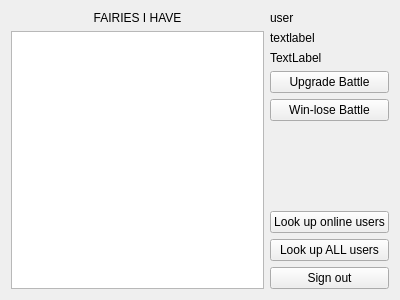
<?xml version="1.0" encoding="UTF-8"?>
<ui version="4.0">
 <class>userForm</class>
 <widget class="QWidget" name="userForm">
  <property name="geometry">
   <rect>
    <x>0</x>
    <y>0</y>
    <width>400</width>
    <height>300</height>
   </rect>
  </property>
  <property name="windowTitle">
   <string>Form</string>
  </property>
  <layout class="QGridLayout" name="gridLayout">
   <item row="0" column="0">
    <layout class="QHBoxLayout" name="horizontalLayout_2">
     <item>
      <layout class="QVBoxLayout" name="verticalLayout_2">
       <item>
        <widget class="QLabel" name="tableTitle">
         <property name="text">
          <string>FAIRIES I HAVE</string>
         </property>
         <property name="alignment">
          <set>Qt::AlignCenter</set>
         </property>
        </widget>
       </item>
       <item>
        <widget class="QTableWidget" name="fairy_tableWidget"/>
       </item>
      </layout>
     </item>
     <item>
      <layout class="QVBoxLayout" name="verticalLayout_4">
       <item>
        <layout class="QHBoxLayout" name="horizontalLayout">
         <item>
          <widget class="QLabel" name="label">
           <property name="text">
            <string>user</string>
           </property>
          </widget>
         </item>
         <item>
          <widget class="QLabel" name="username_label">
           <property name="text">
            <string/>
           </property>
          </widget>
         </item>
        </layout>
       </item>
       <item>
        <widget class="QLabel" name="label_2">
         <property name="text">
          <string>textlabel</string>
         </property>
        </widget>
       </item>
       <item>
        <widget class="QLabel" name="label_4">
         <property name="text">
          <string>TextLabel</string>
         </property>
        </widget>
       </item>
       <item>
        <layout class="QVBoxLayout" name="verticalLayout_3">
         <item>
          <widget class="QPushButton" name="upgradeBattle_pushButton">
           <property name="text">
            <string>Upgrade Battle</string>
           </property>
          </widget>
         </item>
         <item>
          <widget class="QPushButton" name="winLose_pushButton">
           <property name="text">
            <string>Win-lose Battle</string>
           </property>
          </widget>
         </item>
        </layout>
       </item>
       <item>
        <spacer name="verticalSpacer_2">
         <property name="orientation">
          <enum>Qt::Vertical</enum>
         </property>
         <property name="sizeHint" stdset="0">
          <size>
           <width>20</width>
           <height>10</height>
          </size>
         </property>
        </spacer>
       </item>
       <item>
        <layout class="QVBoxLayout" name="verticalLayout">
         <item>
          <widget class="QPushButton" name="lookUpOnlineUsers_pushButton">
           <property name="text">
            <string>Look up online users</string>
           </property>
          </widget>
         </item>
         <item>
          <widget class="QPushButton" name="lookUpAllUsers_pushButton">
           <property name="text">
            <string>Look up ALL users</string>
           </property>
          </widget>
         </item>
         <item>
          <widget class="QPushButton" name="signOut_pushButton">
           <property name="text">
            <string>Sign out</string>
           </property>
          </widget>
         </item>
        </layout>
       </item>
      </layout>
     </item>
    </layout>
   </item>
  </layout>
 </widget>
 <resources/>
 <connections/>
</ui>
